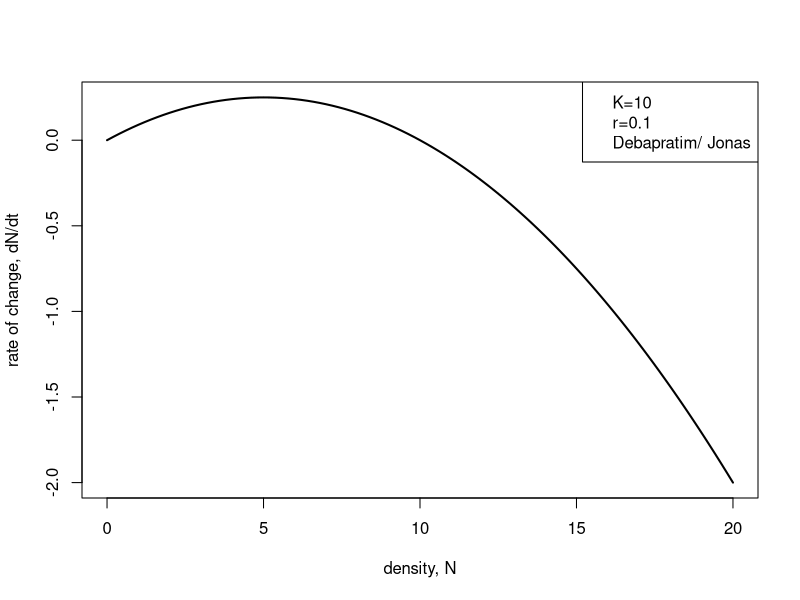

Write R code to recreate this figure.
r= 0.1
K= 10
windows (width= 10, height= 10)
curve (expr= r*x*(1-x/K),from=0,to=20,lwd=2,
       xlab="density, N",ylab="rate of change, dN/dt")
legend ("topright",c("K=10","r=0.1", "Debapratim/ Jonas"))